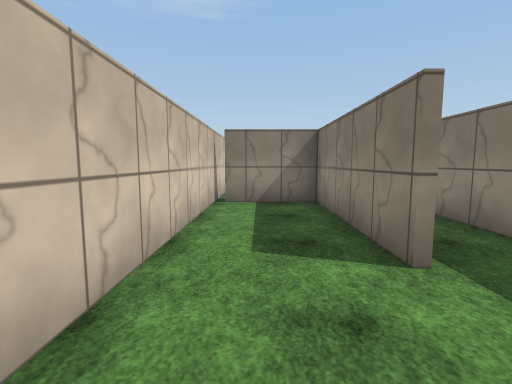
View 1 (above)

19 first-person views from a walk through a Unity game level. The camera is 1.4 m above the floor, tilts 6° down and sees 85° across. The floor is counted in squares, 1.34 m on a side. Each view is taken from the middle of a square. On the plan, view 1 faces up. The plan holds only what a view shows up to about 12 squares ahead; the rest is blank. The player is left out. Some surface patterns are stand-ins.

View 2
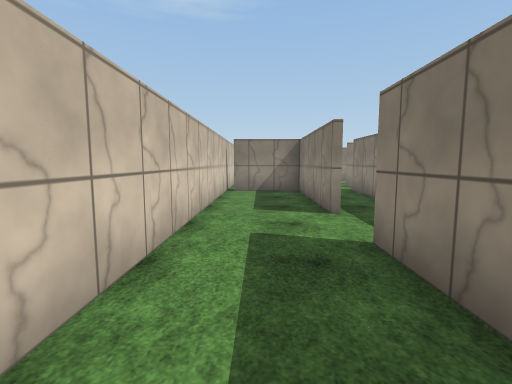

View 3
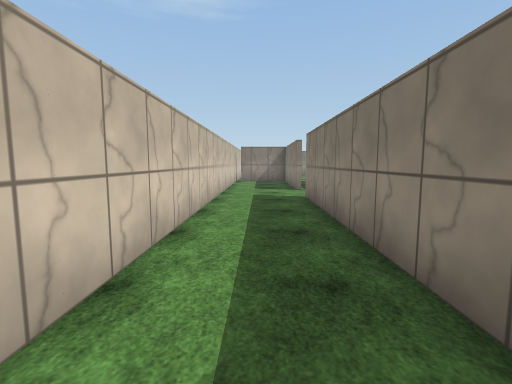

View 4
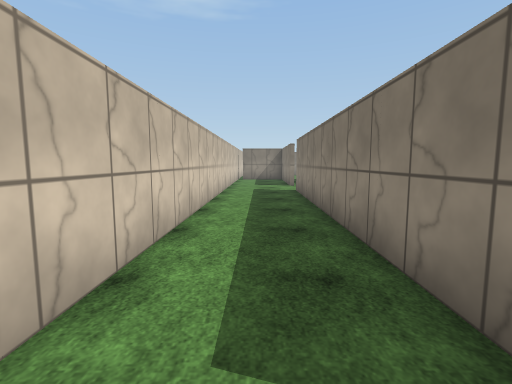

View 5
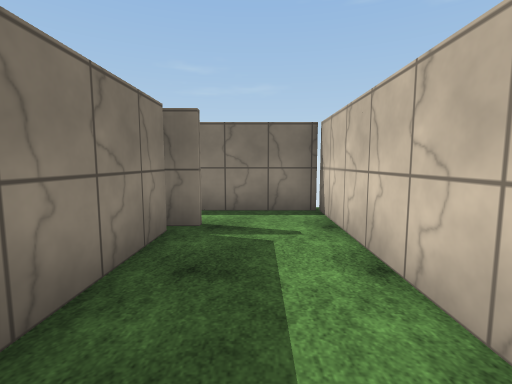

View 6
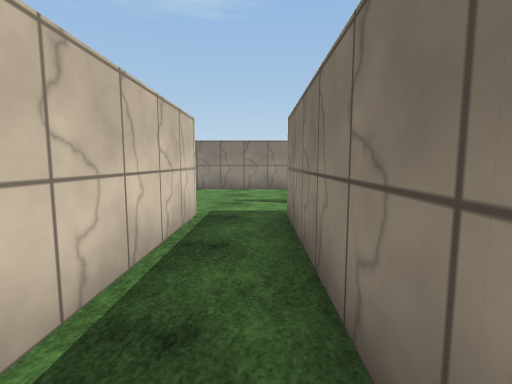

View 7
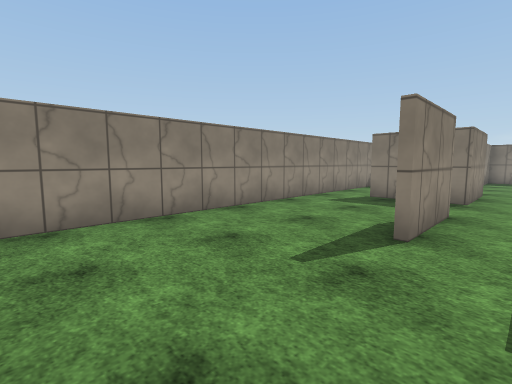

View 8
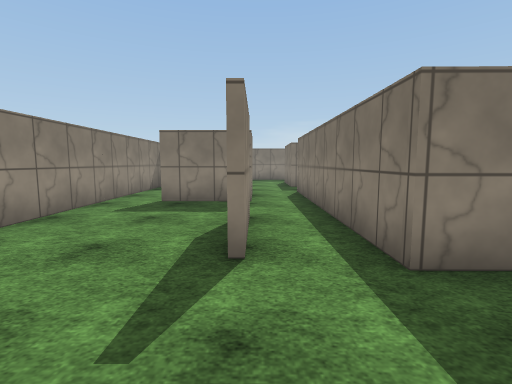

View 9
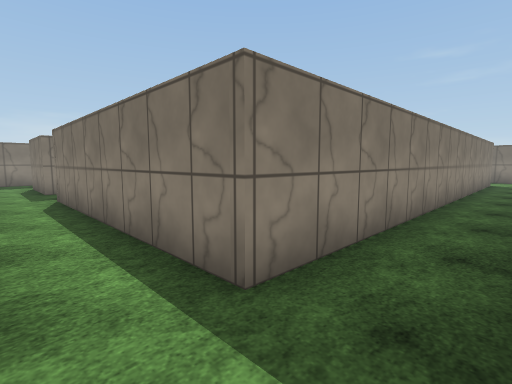

View 10
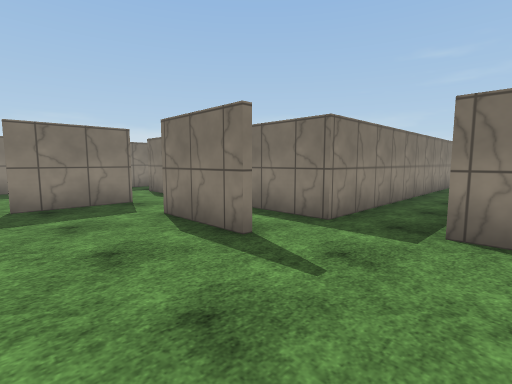

View 11
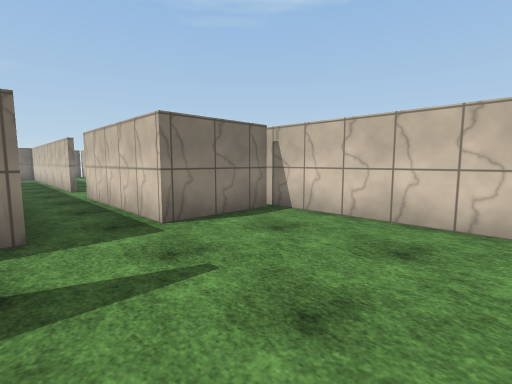

View 12
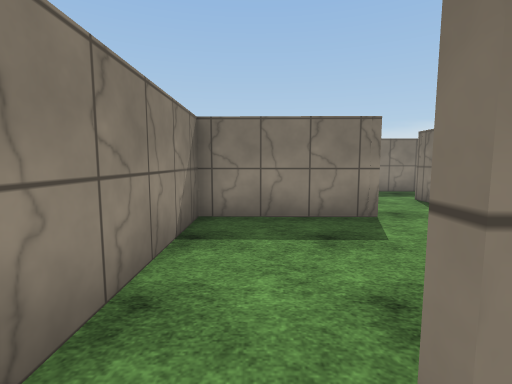

View 13
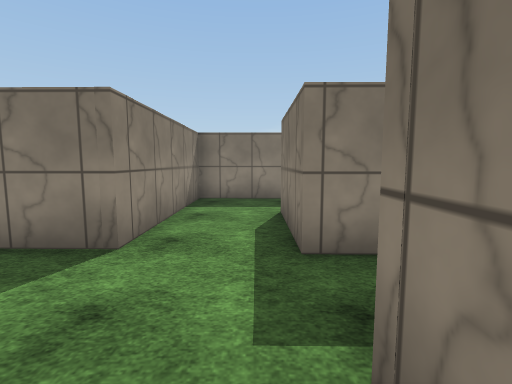

View 14
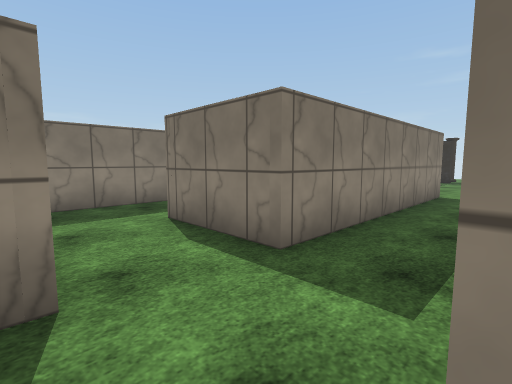

View 15
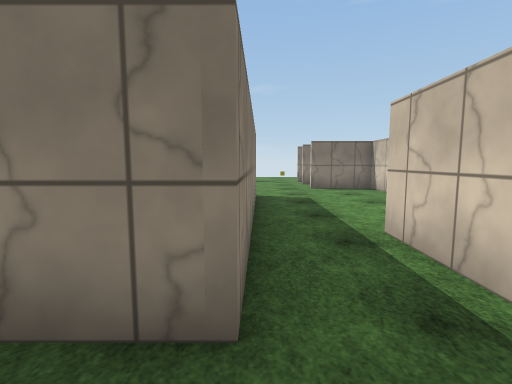

View 16
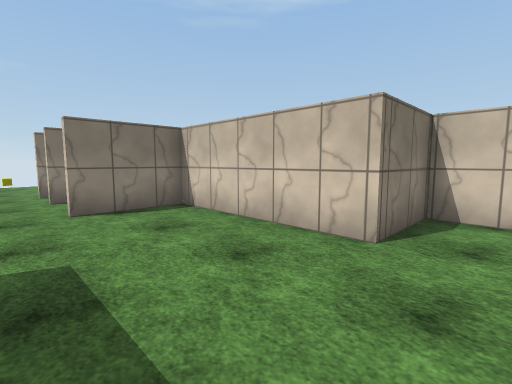

View 17
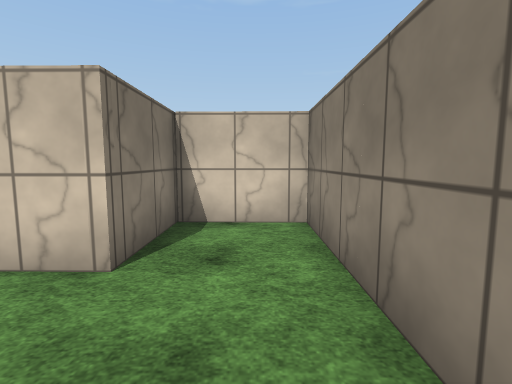

View 18
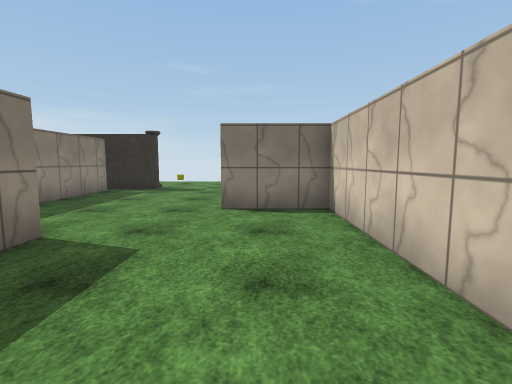

View 19
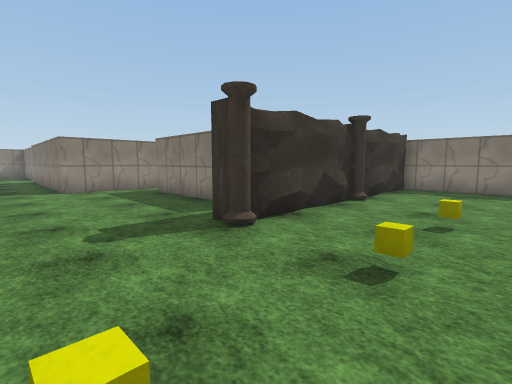

### Floor plan
Ten units are one square. View 1 is at (0, 0); x grows to the right and y downward. Boxes are objects, and circles mark ways between rooms. Rooms are numbered by the first view taken in them; rooms with no view inside come last. Other rooms are left out.
<svg viewBox="-19 -136 252 251">
<path fill="none" stroke="#000" d="M15 -26 16 -74 -9 -74M15 6 15 -6M-11 -69 -12 5M14 95 15 6M-12 5 -14 110 12 110M39 -93 65 -93M65 -91 39 -91M-10 -119 -11 -69M-9 -75 18 -75 17 -26M95 -131 1 -131M111 -91 85 -91 85 -116M34 66 36 -75 111 -75M131 -97 132 -131 95 -131M131 -75 160 -75M181 -62 182 -97 131 -97M101 -49 62 -49 62 -26 84 -26 83 23 109 23M130 -2 131 -75M111 -71 111 -48M144 68 159 68M155 64 156 13M159 76 145 73M175 76 166 74M183 72 157 78M184 74 173 74M184 76 148 75M185 73 158 76M203 76 194 74M214 75 205 76M164 -2 130 -2M218 76 211 74M223 76 194 76M228 105 228 73 222 73M148 75 144 73M175 76 168 73 157 75"/>
<rect x="105" y="95" width="10" height="10" fill="#bbb"><title>yellow cube</title></rect>
<rect x="135" y="95" width="10" height="10" fill="#bbb"><title>yellow cube</title></rect>
<rect x="135" y="65" width="10" height="10" fill="#bbb"><title>column</title></rect>
<rect x="155" y="95" width="10" height="10" fill="#bbb"><title>yellow cube</title></rect>
<rect x="185" y="65" width="10" height="10" fill="#bbb"><title>column</title></rect>
<circle cx="0" cy="10" r="3" fill="#2a7"/>
<circle cx="20" cy="-15" r="3" fill="#2a7"/>
<circle cx="90" cy="-120" r="3" fill="#2a7"/>
<circle cx="110" cy="-80" r="3" fill="#2a7"/>
<circle cx="120" cy="-100" r="3" fill="#2a7"/>
<circle cx="120" cy="-70" r="3" fill="#2a7"/>
<circle cx="115" cy="5" r="3" fill="#2a7"/>
<text x="10" y="-30">1</text>
<text x="0" y="60">2</text>
<text x="40" y="-100">3</text>
<text x="110" y="-110">4</text>
<text x="150" y="-80">5</text>
<text x="100" y="-20">6</text>
<text x="140" y="70">7</text>
</svg>
Room 1 opens to room 2. Room 1 opens to room 3. Room 3 opens to room 4. Room 3 opens to room 5. Room 4 opens to room 5. Room 5 opens to room 6. Room 6 opens to room 7.

Where each view was taken, in squares from view 1:
view 1: 0 up, 0 right, facing up
view 2: 3 down, 0 right, facing up
view 3: 8 down, 0 right, facing up
view 4: 10 down, 0 right, facing up
view 5: 5 down, 0 right, facing down
view 6: 2 up, 3 right, facing up
view 7: 8 up, 0 right, facing up-right
view 8: 9 up, 1 right, facing right
view 9: 9 up, 2 right, facing down-right
view 10: 12 up, 1 right, facing down-right
view 11: 12 up, 4 right, facing down-left
view 12: 12 up, 8 right, facing right
view 13: 8 up, 10 right, facing right
view 14: 10 up, 11 right, facing down-right
view 15: 9 up, 13 right, facing down
view 16: 4 up, 12 right, facing down-left
view 17: 4 up, 11 right, facing left
view 18: 4 up, 10 right, facing down
view 19: 11 down, 11 right, facing up-right
